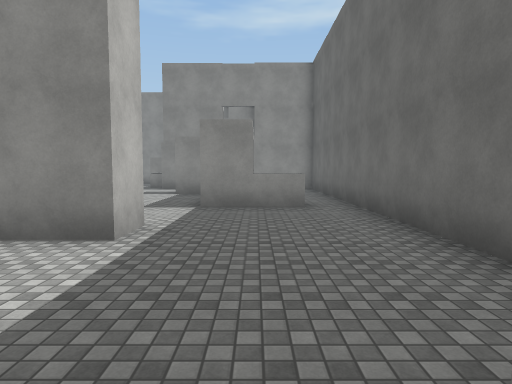
View 1 (above)

24 first-person views from a walk through a scene from a Unity 3-D project. The camera is 1.2 m above the floor, tilts 4° down and sees 75° across. The floor is counted in squares, 2 m on a side. Each view is taken from the middle of a square. On the plan, view 1 faces up. The plan holds only what a view shows up to about 10 squares ahead; the rest is blank. The place goes on beyond the plan. The player is left out. Some animated figures are left out. Surface patterns are stand-ins for the level's own textures.

View 2
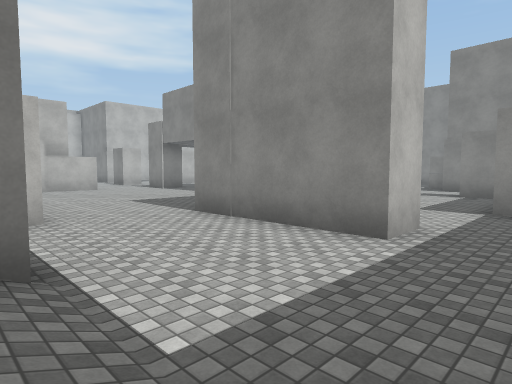

View 3
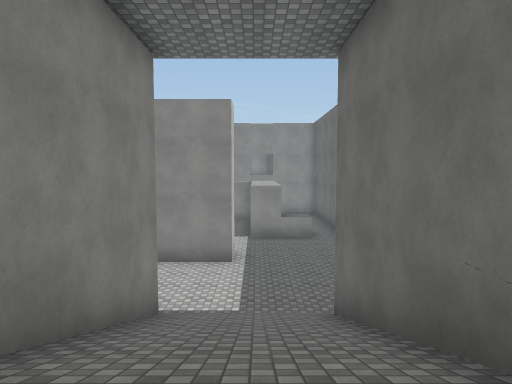

View 4
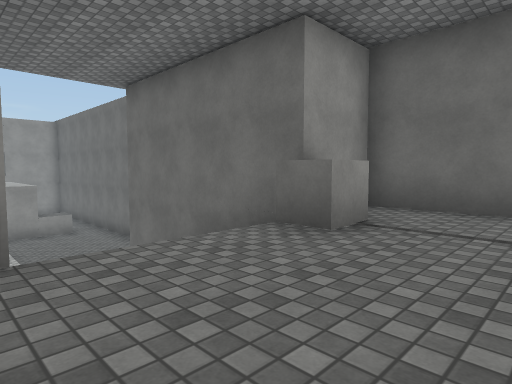

View 5
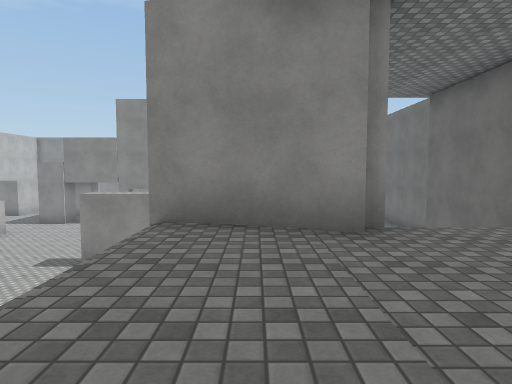

View 6
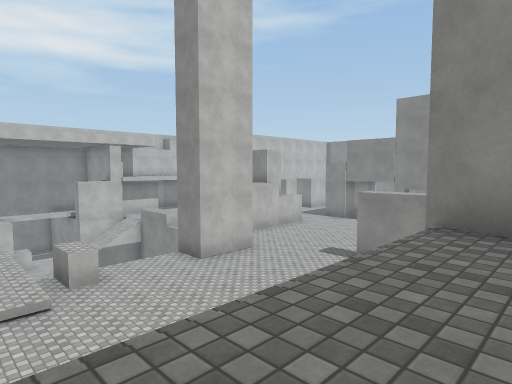

View 7
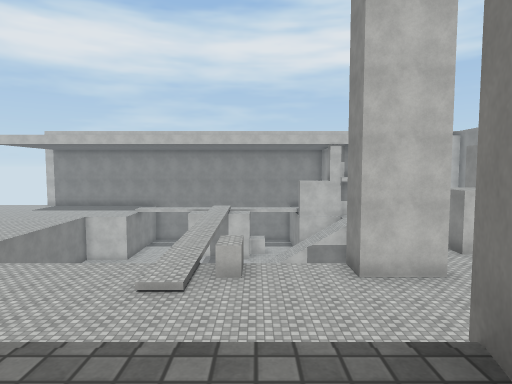

View 8
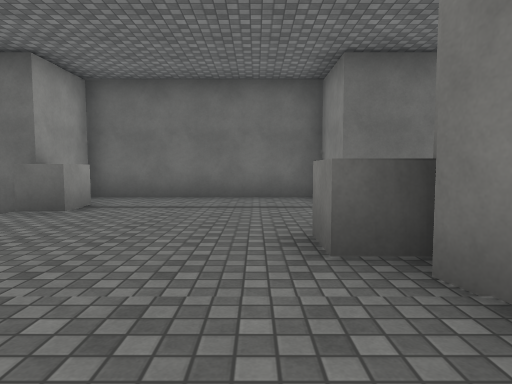

View 9
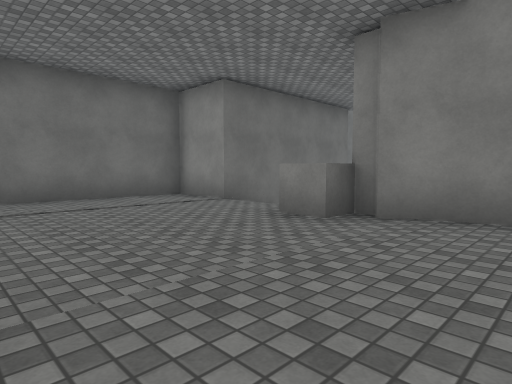

View 10
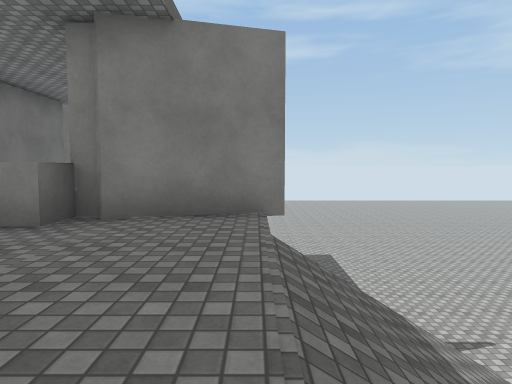

View 11
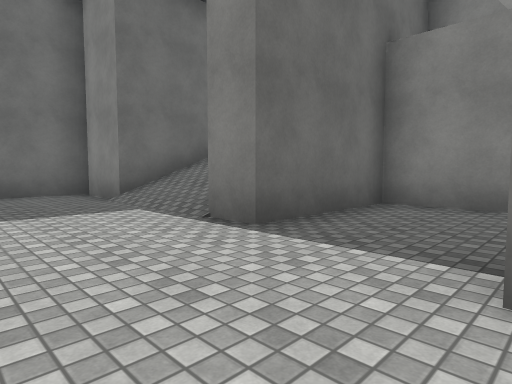

View 12
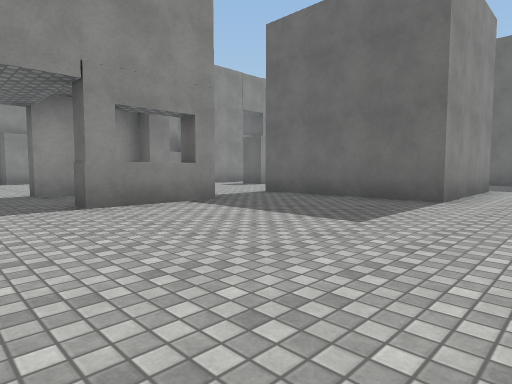

View 13
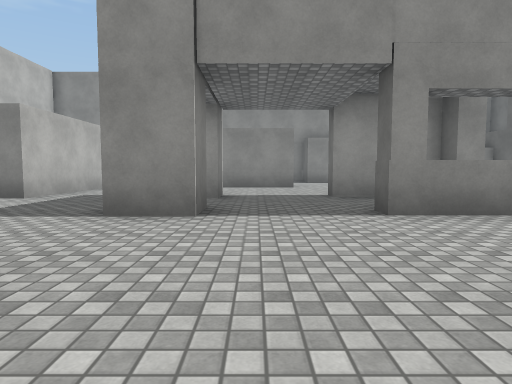

View 14
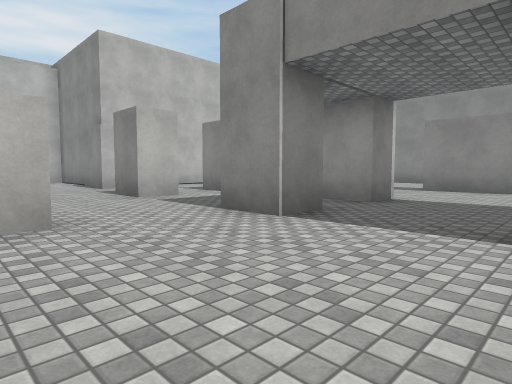

View 15
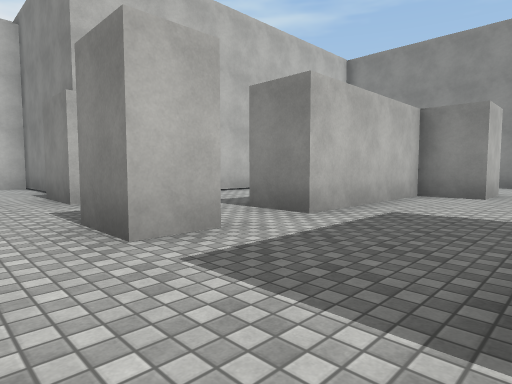

View 16
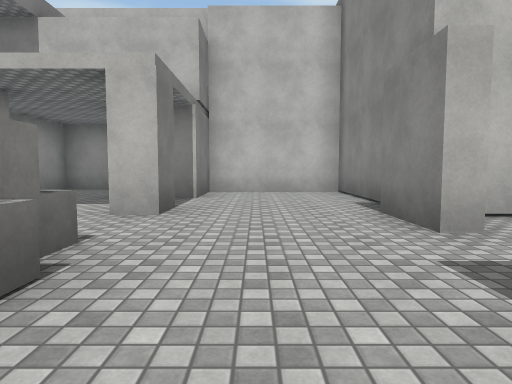

View 17
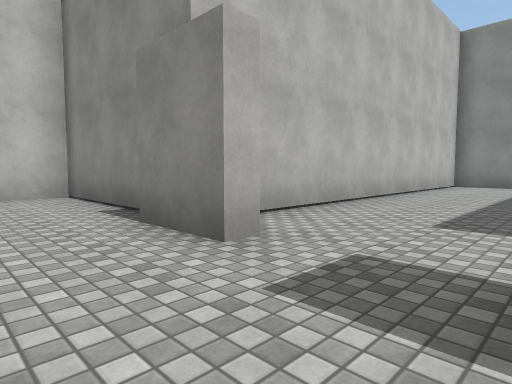

View 18
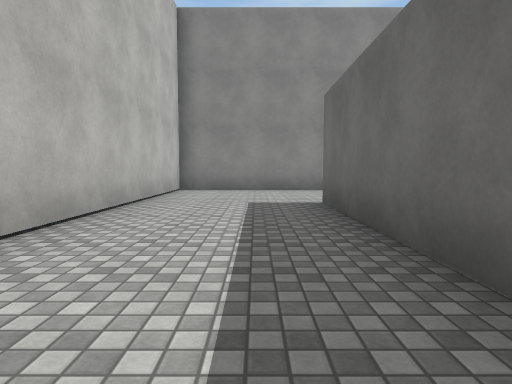

View 19
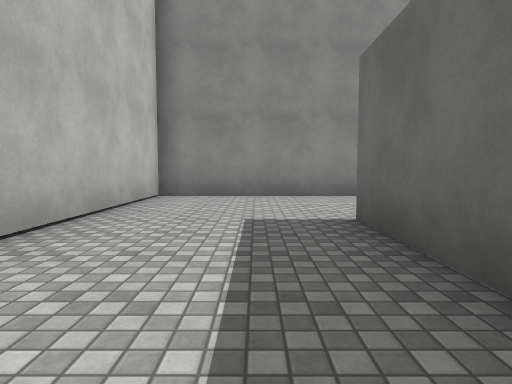

View 20
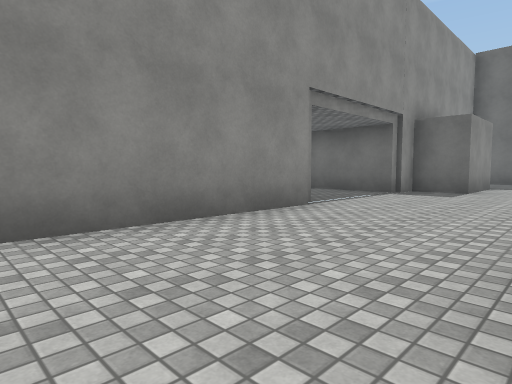

View 21
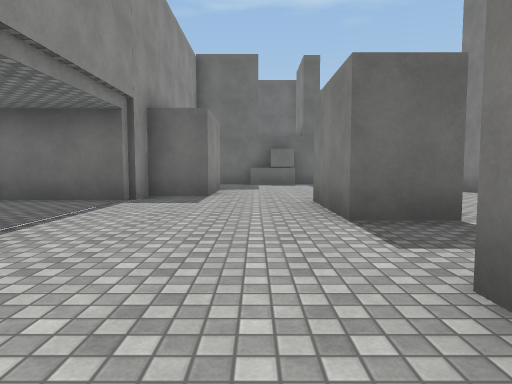

View 22
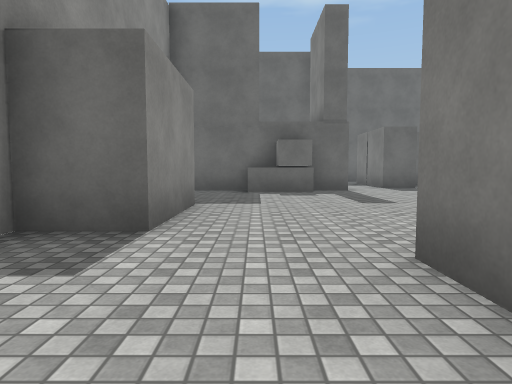

View 23
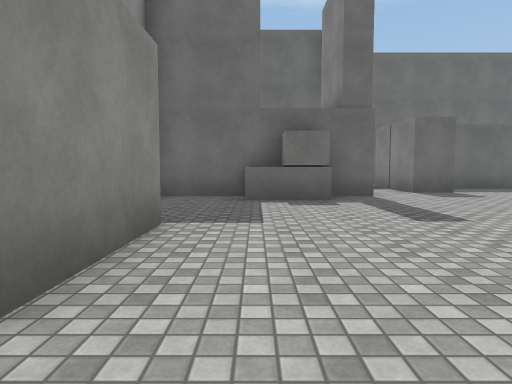

View 24
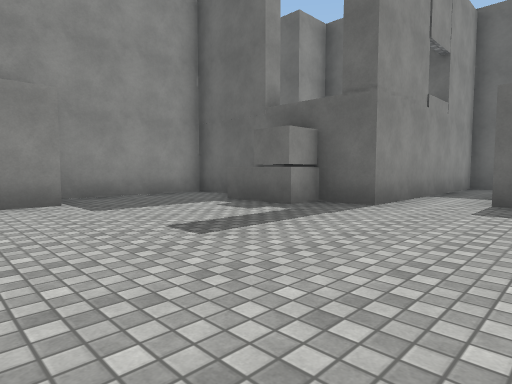

### Floor plan
Key: @ floor where view 1 was taken; # wall or solid block; . main floor; : floor 0.5 m higher than the main floor; + floor 3.75 m higher than the main floor; * floor 4 m higher than the main floor; / step, stairs or slope; ^ raised ledge; O other object.
Columns run from 27 left of view 1 to 3 right of it. Each row starts with its distance up from view 1.
 19      ########....## #####
 18      #............# ....#
 17      #............##....#
 16      #.................##
 15      #....##..###......O
 14      #....##..###.......#######
 13      #....#...................#
 12      #....#.. ...........##
 11      #....#.. O..........##
 10      #....#...#..###    ..#  .#
  9  ######...........   .. ..# ..#
  8  #....#...O...O..#^#..# ..##O.#
  7  #....................#  .....#
  6  #....................#  .....#
  5  #........ ...........#  #....#
  4  ###.O..O    #........####....#
  3    ...         ...............#
  2 #...           ...............#
  1 #.           #. ...###........#
  0 ##            .....  ...#//@###
 -1                #...   ..#///#
 -2                #...   ..#///#
 -3                ....   ###///#
 -4                ....   ###//###
 -5               /....   /*+++O*#
 -6               /O...   /*++++*#
 -7               /::.. ///*++++*#
 -8               /.... ///*++++*#
 -9               /.....   ##O++*#
-10               /.....       /##
-11               /......      /#
-12                 .....

Positions as (right, up) in squares from view 1, and headings:
1: (0, 0), facing up
2: (0, 0), facing up-left
3: (-1, -5), facing up
4: (-3, -7), facing up-right
5: (-4, -8), facing up
6: (-4, -8), facing up-left
7: (-4, -5), facing left
8: (-5, -8), facing right
9: (-5, -5), facing down-right
10: (-5, -5), facing down
11: (-6, 3), facing down-right
12: (-12, 2), facing up-right
13: (-12, 3), facing up
14: (-10, 4), facing up-left
15: (-14, 6), facing up-left
16: (-17, 6), facing left
17: (-18, 6), facing up-left
18: (-19, 9), facing up
19: (-19, 11), facing up
20: (-19, 15), facing up-right
21: (-17, 16), facing right
22: (-13, 16), facing right
23: (-11, 16), facing right
24: (-9, 11), facing up-right
